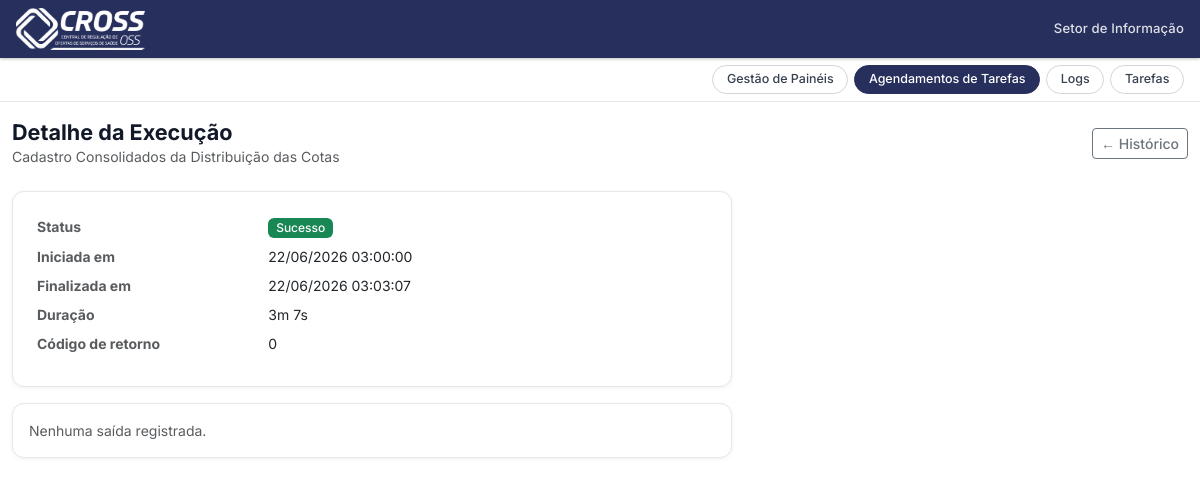
The page /agendador/execucao/60/ on the database its author committed.
### agendador/models.py (models this page shows, shortened)
class HistoricoExecucao(models.Model):
    STATUS_CHOICES = [
        ('rodando', 'Rodando'),
        ('sucesso', 'Sucesso'),
        ('erro',    'Erro'),
    ]
    tarefa = models.ForeignKey(
        TarefaAgendada, on_delete=models.CASCADE, related_name='historico'
    )
    iniciada_em = models.DateTimeField()
    finalizada_em = models.DateTimeField(null=True, blank=True)
    status = models.CharField(max_length=10, choices=STATUS_CHOICES, default='rodando')
    saida = models.TextField(blank=True)
    erro = models.TextField(blank=True)
    codigo_retorno = models.IntegerField(null=True, blank=True)
    class Meta:
        ordering = ['-iniciada_em']
        verbose_name = 'Histórico de Execução'
        verbose_name_plural = 'Históricos de Execução'
    def duracao(self):
        if self.finalizada_em and self.iniciada_em:
            total = int((self.finalizada_em - self.iniciada_em).total_seconds())
            if total < 60:
                return f'{total}s'
            return f'{total // 60}m {total % 60}s'
        return None

class TarefaAgendada(models.Model):
    TIPO_CHOICES = [
        ('diario',     'Diário'),
        ('dias_uteis', 'Dias Úteis'),
        ('uma_vez',    'Uma Vez'),
        ('semanal',    'Semanal'),
        ('mensal',     'Mensal'),
        ('intervalo',  'Por Intervalo'),
    ]
    MODULO_CHOICES = [
        ('',                 '— Selecione —'),
        ('ambulatorial',     'Ambulatorial'),
        ('urgencia',         'Urgência'),
        ('leitos_aih',       'Leitos AIH'),
        ('leitos',           'Leitos'),
        ('pre_hospitalar',   'Pré-Hospitalar'),
        ('indicadores',      'Indicadores'),
        ('agendamentos',     'Agendamentos'),
        ('naep',             'NAEP'),
        ('nucleo_oncologia', 'Núcleo de Oncologia'),
        ('oncologia',        'Oncologia'),
    ]
    nome = models.CharField(max_length=200)
    descricao = models.TextField(blank=True)
    modulo = models.CharField(max_length=20, choices=MODULO_CHOICES, blank=True)
    caminho_script = models.CharField(max_length=500)
    argumentos = models.CharField(max_length=500, blank=True)
    tipo_agendamento = models.CharField(max_length=20, choices=TIPO_CHOICES, default='diario')
    horario = models.TimeField(null=True, blank=True)
    data_inicio = models.DateField(null=True, blank=True)
    intervalo_minutos = models.PositiveIntegerField(null=True, blank=True)
    dias_semana = models.CharField(max_length=30, blank=True, default='')   # 'mon,wed,fri'
    repetir_semanas = models.PositiveIntegerField(default=1)
    dias_mes = models.CharField(max_length=100, blank=True, default='')     # '1,15'
    meses_execucao = models.CharField(max_length=50, blank=True, default='*')  # '1,6,12' ou '*'
    observacoes = models.TextField(blank=True)
    ativa = models.BooleanField(default=True)
    criada_em = models.DateTimeField(auto_now_add=True)
    atualizada_em = models.DateTimeField(auto_now=True)
    ultima_execucao = models.DateTimeField(null=True, blank=True)
    class Meta:
        ordering = ['-criada_em']
        verbose_name = 'Tarefa Agendada'
        verbose_name_plural = 'Tarefas Agendadas'

### agendador/views.py (the view)
# urls.py: path('execucao/<int:pk>/', views.detalhe_execucao, name='detalhe_execucao'),
def detalhe_execucao(request, pk):
    execucao = get_object_or_404(HistoricoExecucao, pk=pk)
    return render(request, 'agendador/detalhe_execucao.html', {'execucao': execucao})

### agendador/templates/agendador/detalhe_execucao.html (shortened to what this page needs)
{% extends 'base.html' %}
{% block nav_agendador %}active{% endblock %}
{% block content %}
<div class="d-flex justify-content-between align-items-center mb-4">
    <div>
        <h2 class="mb-0">Detalhe da Execução</h2>
        <p class="text-muted mb-0" style="font-size:.875rem;">{{ execucao.tarefa.nome }}</p>
    </div>
    <a href="{% url 'historico_agendada' execucao.tarefa.pk %}" class="btn btn-outline-secondary btn-sm">← Histórico</a>
</div>
<div class="card p-4 mb-3" style="max-width:720px;">
    <dl class="row mb-0" style="font-size:.875rem;">
        <dt class="col-sm-4 text-muted">Status</dt>
        <dd class="col-sm-8">
            {% if execucao.status == 'sucesso' %}
                <span class="badge bg-success">Sucesso</span>
            {% elif execucao.status == 'erro' %}
                <span class="badge bg-danger">Erro</span>
            {% else %}
                <span class="badge bg-warning text-dark">Rodando</span>
            {% endif %}
        </dd>
        <dt class="col-sm-4 text-muted">Iniciada em</dt>
        <dd class="col-sm-8">{{ execucao.iniciada_em|date:"d/m/Y H:i:s" }}</dd>
        <dt class="col-sm-4 text-muted">Finalizada em</dt>
        <dd class="col-sm-8">
            {% if execucao.finalizada_em %}{{ execucao.finalizada_em|date:"d/m/Y H:i:s" }}{% else %}—{% endif %}
        </dd>
        <dt class="col-sm-4 text-muted">Duração</dt>
        <dd class="col-sm-8">{{ execucao.duracao|default:"—" }}</dd>
        <dt class="col-sm-4 text-muted">Código de retorno</dt>
        <dd class="col-sm-8">
            {% if execucao.codigo_retorno is not None %}{{ execucao.codigo_retorno }}{% else %}—{% endif %}
        </dd>
    </dl>
</div>
{% if not execucao.saida and not execucao.erro %}
<div class="card p-3 text-muted" style="font-size:.875rem; max-width:720px;">
    Nenhuma saída registrada.
</div>
{% endif %}
{% endblock %}

### rows shown on the page
HistoricoExecucao: tarefa.nome "Cadastro Consolidados da Distribuição das Cotas", iniciada_em "22/06/2026 03:00:00", finalizada_em "22/06/2026 03:03:07", duracao "3m 7s", codigo_retorno "0"
